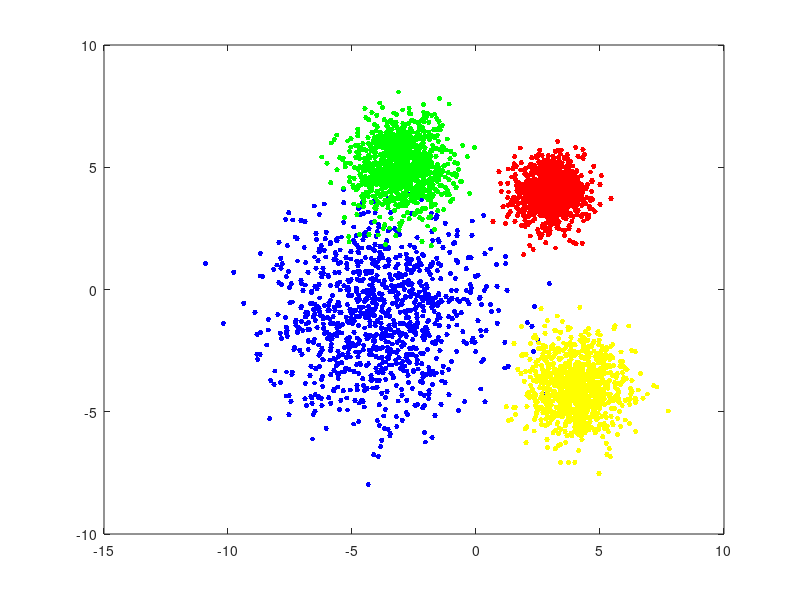

Reproduce this figure in MATLAB. (Note: this script raises an error after producing the figure.)
% Generate a 2D uncorrelated dataset
% Implement KMeans from first principles 
%
clc;
close all;
clear;
% 1. Generate dataset
%%%%%%%%%%%%%%%%%%%%%%%%%%%%%%%%%%%%%%%%
Mean1 = [-4; -1];
Std1 = std(Mean1);
Mean2 = [3; 4];
Std2 = std(Mean2);
Mean3 = [4; -4];
Std3 = 1;
Mean4 = [-3; 5];
Std4 = 1;
samples = 1000; 
data1 = Std1 * randn(2, samples) + repmat(Mean1, 1, samples);
data2 = Std2 * randn(2, samples) + repmat(Mean2, 1, samples);
data3 = Std3 * randn(2, samples) + repmat(Mean3, 1, samples);
data4 = Std4 * randn(2, samples) + repmat(Mean4, 1, samples);
figure;
plot(data1(1, :), data1(2,:),'b.', 'MarkerSize',12);
hold on;
plot(data2(1,:), data2(2,:), 'r.', 'MarkerSize',12);
plot(data3(1,:), data3(2,:), 'y.', 'MarkerSize',12);
plot(data4(1,:), data4(2,:), 'g.', 'MarkerSize',12);
legend('Dataset 1', 'Dataset 2', 'Dataset 3', 'Dataset 4', 'location', 'NW'); 
title('Original Dataset');
hold off;
xlabel('x-value');
ylabel('y-value');
xlim([-10 10]);
ylim([-8 12]);
grid on;

%GMMExample_1D();
% 2.Concatenate the training datasets and plot
%%%%%%%%%%%%%%%%%%%%%%%%%%%%%%%%%%%%%%%%%%%%%%%%%%%%%%%%%%%%%%%%%%%
trainData = [data1 data2 data3 data4];
figure;
plot(trainData(1, :), trainData(2,:),'b.', 'MarkerSize',12);
legend('Dataset','location', 'NW'); %'best');
title('Merged Dataset');
xlabel('x-value');
ylabel('y-value');
xlim([-10 10]);
ylim([-8 12]);
grid on;

% 3. Implement KMeans from first principles
%%%%%%%%%%%%%%%%%%%%%%%%%%%%%%%%%%%%%%%%%%%%%%%
X = trainData';
K = 4;
max_iterations = 10; %5;
max_k = 10;
% randomly assign the K data points as the initial "centroids" of the K clusters
elbow_found = false;
k_sumD = zeros(max_k,1);
k_indices = zeros(4000,max_k);
k_mse = zeros(max_k,1);
final_centroids = zeros(max_k,2);
final_indices = zeros(max_k,1);
elbow = 0;
for k = 1:max_k % iterate through multiple K values 
    centroids = initCentroids(X,k);
    sumD = zeros(k,1);
    for i = 1:max_iterations
        indices = getClosestCentroids(X, centroids); % reassign the indices to the relevant clusters
        [centroids, distances] = computCentroidsandDistances(X, indices, k); % recalculate centroids, and distances among all clusters
        sumD(i) = distances; 
    end
    k_mse(k) = mse(X, centroids)/k;
    k_sumD(k) = sumD(max_iterations); % Get final distance value for finished iteration of K
    k_indices(:,k) = indices; % Get final indices for finished iteration of K
    if k == 4
        final_centroids = centroids;
        final_indices = indices;
    end
end

% Plotting Calinski-Harabasz evaluation
eva = evalclusters(X, k_indices, 'CalinskiHarabasz');
figure;
plot(eva);
title('Calinski-Harabasz Method for Optimal K');
grid on;
%idx = kmeans (X, K); %this is to use kmeans function to calculate the
%indices for each cluster
   figure;
   plot(sumD, 'bo-', 'linewidth',2);
   title('Overall distances vs. number of iterations');
    xlabel('Iterations');
    ylabel('Overall distances');
    grid on;
%%%%%%%%%%%%%%%%%%%%%%%%%%%%%%%%%%%%%%%%%%%%%%%%%%%%%%%%%%%%%%%%%%%%%%%%%%%
% Plotting each k_sumD
figure;
plot(k_sumD, 'bo-', 'LineWidth',2);
title('Elbow Method for Optimal K');
    xlabel('K value')
    ylabel('MSE');
    grid on;

% 4. Run your KMeans function on the data and plot results
%%%%%%%%%%%%%%%%%%%%%%%%%%%%%%%%%%%%%%%%%%%%%%%%%%%%%%%%%%%%%%%%%%%%%%%%%%%
message = sprintf('KMeans Clustering (MaxIterations = %d)', max_iterations);
figure;



plot(trainData(1, final_indices == 1),trainData(2, final_indices == 1),'b.', 'MarkerSize',12);% for 1st cluster
hold on;
plot(trainData(1, final_indices == 2), trainData(2, final_indices == 2), 'r.', 'MarkerSize',12); %for 2nd cluster
plot(trainData(1, final_indices == 3), trainData(2, final_indices == 3), 'y.', 'MarkerSize',12); %for 3rd cluster
plot(trainData(1, final_indices == 4), trainData(2, final_indices == 4), 'g.', 'MarkerSize',12); %for 4th cluster

plot(final_centroids(1,1),final_centroids(1,2),'kx', 'MarkerSize',15,'LineWidth',3); %for the 1st centroid
plot(final_centroids(2,1),final_centroids(2,2),'kx', 'MarkerSize',15,'LineWidth',3); %for the 2nd centroid
plot(final_centroids(3,1),final_centroids(3,2),'kx', 'MarkerSize',15,'LineWidth',3); %for the 3rd centroid
plot(final_centroids(4,1),final_centroids(4,2),'kx', 'MarkerSize',15,'LineWidth',3); %for the 4th centroid

xlabel('x-value');
ylabel('y-value');
xlim([-10 10]);
ylim([-8 12]);
grid on;



GMModel = fitgmdist(X, 4); %GMM with four components

figure;
y = [zeros(1000,1);ones(1000,1)];
h = gscatter(X(:,1),X(:,2));
hold on
gmPDF = @(x,y) arrayfun(@(x0,y0) pdf(GMModel,[x0 y0]),x,y);
g = gca;
fcontour(gmPDF,[[-10,10] [-8 12]])
title('{\bf Scatter Plot and Fitted Gaussian Mixture Contours}')
legend(h,'Model 0','Model1', 'Model2', 'Model3');
hold off
